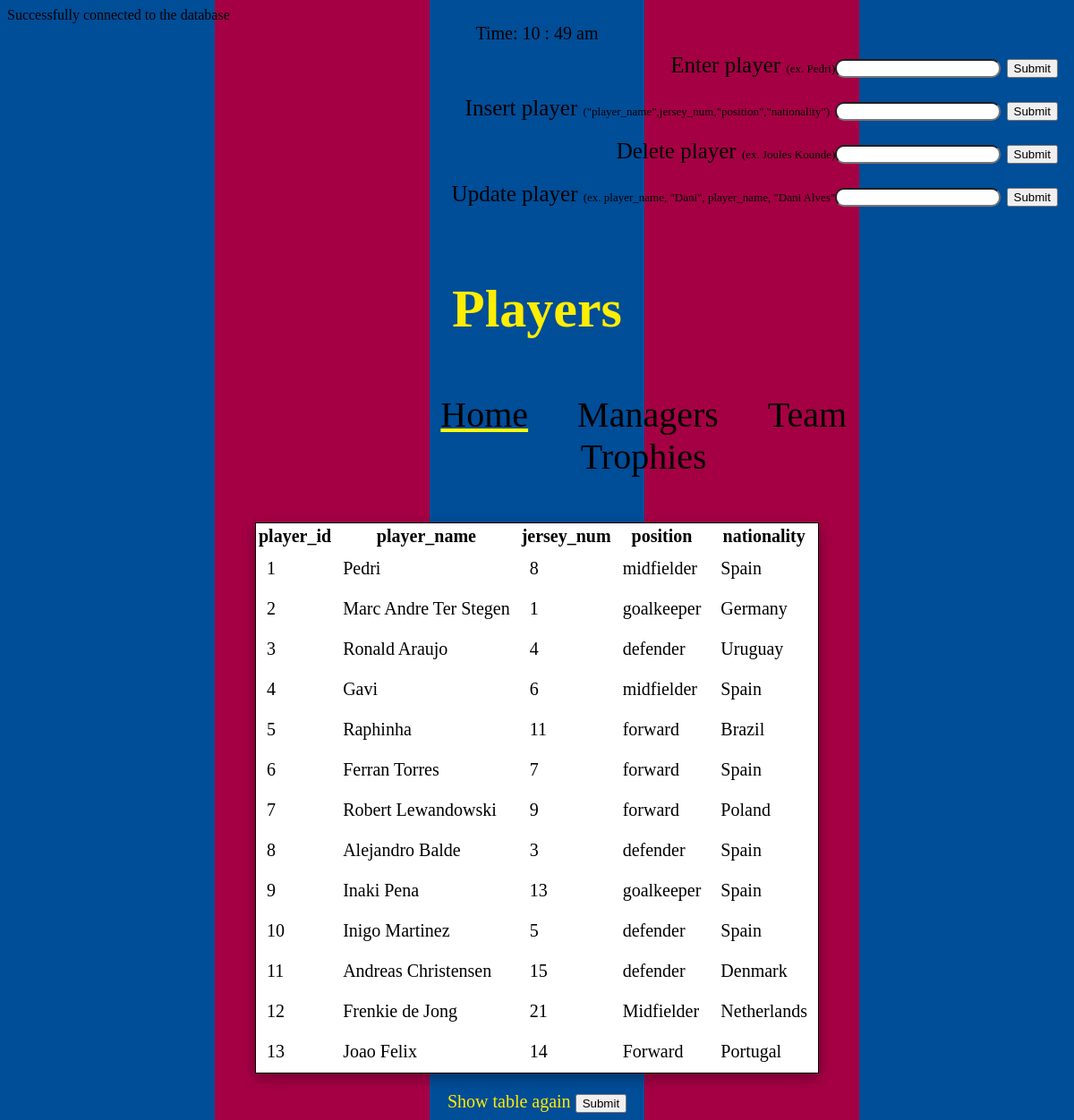
The page /roster.php on the database its author committed.
### tables this page shows
CREATE TABLE players (
    player_id INT NOT NULL AUTO_INCREMENT PRIMARY KEY,
    name VARCHAR(30),
    jersey_num INT,
    position VARCHAR(30),
    nationality VARCHAR(30));

### roster.php (the view, shortened to what this page needs)
<!DOCTYPE html>
<html>
    <head>
        <link rel="stylesheet" href="style.css">
    </head>
    </body>
        <?php
            include "credentials.php";
            $server_name = "localhost";
            $db = "imacleod";
            $conn = mysqli_connect($server_name, $user_name, $password, $db);
        ?>
       <?php
        if(isset($_GET['bg'])){
            $bg_color = $_GET['bg'];
        }else {
            $bg_color = "white";
        }
        ?>
       <center>
        <?php
            echo "Time: " . date("h : i a");
        ?>
        </center>
        <div class="search_bar">
            <form action="roster.php" method="post">
                Enter player <span class="format">(ex. Pedri)</span><input type="text" name="player">
                <input type="Submit">
            </form>
        </div>
        <div class="search_bar">
            <form action="roster.php" method="post">
                Insert player <span class="format">("player_name",jersey_num,"position","nationality")</span> <input type="text" name="insert">
                <input type="Submit">
            </form>
        </div>
        <div class="search_bar">
            <form action="roster.php" method="post">
                Delete player <span class="format">(ex. Joules Kounde)</span><input type="text" name="delete">
                <input type="Submit">
            </form>
        </div>
        <div class="search_bar">
            <form action="roster.php" method="post">
                Update player <span class="format">(ex. player_name, "Dani", player_name, "Dani Alves"</span><input type="text" name="update">
                <input type="Submit">
            </form>
        </div>
        <h1 class="title">Players</h1>
        <nav>
            <center>
                <ul class="tabbar">
                    <li class="home"><a href="index.php">Home</a></li>
                    <li><a href="managers.php">Managers</a></li>
                    <li><a href="team.php">Team</a></li>
                    <li><a href="trophies.php">Trophies</a></li>
                </ul>
        </nav>
            <div>
              <center>
              <?php
                $headers = array("player_id", "player_name", "jersey_num", "position", "nationality");
                $select = "SELECT * FROM players";
                $res = mysqli_query($conn, $select);
                if(!isset($_POST['delete']) && !isset($_POST['player']) && !isset($_POST['insert']) && !isset($_POST['update']) || isset($_POST['table'])){
                    if(mysqli_num_rows($res) > 0){
                        echo "<table style=background-color:" . $bg_color . ">";
                        echo "<tr>";
                        for($i = 0; $i < count($headers); $i++){
                            echo "<th>" . "<a href='?order=" . $headers[$i] . "'>" . $headers[$i] . "</a>" . "</th>";
                        }
                        echo "</tr>";
                        while($row = mysqli_fetch_assoc($res)){
                            echo "<tr>";
                            foreach($row as $key => $val){
                                echo "<td>" . $val . "</td>";
                            }
                            echo "</tr>";
                        }
                       echo "</table>";
                    }
                }else if(isset($_POST['player'])){
                    if(!empty($player)){
                        $sql_select = "SELECT players.player_name, team.name FROM players INNER JOIN player_team ON players.player_id = player_team.player_id INNER JOIN team ON team.id = player_team.team_id WHERE player_name = '" . $player ."';";
                        $headers2 = array("player_name", "team");
                        $results = mysqli_query($conn, $sql_select);
                        if(mysqli_num_rows($results) > 0){
                            echo "<table style=background-color:" . $bg_color . ">";
                            echo "<tr>";
                            for($i = 0; $i < COUNT($headers2); $i++){
                                echo "<th>" . $headers[$i] . "</th>";
                            }
                            echo "</tr>";
                            while($row = mysqli_fetch_assoc($results)){
                                echo "<tr>";
                                foreach($row as $key => $val){
                                    echo "<td>" . $val . "</td>";
                                }
                            }
                        }else {
                            echo "<p>" . "Player not found" . "</p>";
                        }
                    }
                }else if(isset($_POST['insert'])){
                   if(!empty($insert)){
                        $arr = explode(',', $insert);
                        $name = $arr[0];
                        $jersey_num = $arr[1];
                        $position = $arr[2];
                        $nationality = $arr[3];
                        $sql_insert = "INSERT INTO players (player_name, jersey_num, position, nationality) VALUES (" . $name . "," .  $jersey_num . "," . $position . "," . $nationality . ");";
                        $res = mysqli_query($conn, $sql_insert);
                        echo "Successfully inserted";
                   }
                }else if(isset($_POST['delete'])){
                    if(!empty($delete)){
                        $sql_delete = "DELETE FROM players WHERE player_name = " . "'" .  $delete . "';";
                        $res = mysqli_query($conn, $sql_delete);
                        echo "Successfully deleted " . $delete . " from database";
                    }
                }else if(isset($_POST['update'])){
                    if(!empty($update)){
                        $arr = explode(",", $update);
                        $sql_update = "UPDATE players SET " . $arr[0] . " = " . $arr[1] . " WHERE " . $arr[2] . " = " . $arr[3] . ";";
                        $res = mysqli_query($conn, $sql_update);
                        echo "Successfully updated table";
                    }
                }
              ?>
            </center>
            </div>
            <center>
                <div class="footer">
                    <form action="roster.php" method="post">
                        Show table again <input type="submit" name="table">
                    </form>
                </div>
            </center>
    </body>
</html>

### style.css (style rules this page uses)
center { font-size: 20px; }
nav { display: flex; justify-content: space-between; margin-left: 25%; margin-right: 15%; margin-top: 20px; }
a { text-decoration: none; color: black; }
.home { text-decoration: underline; }
.title { font-family: "Arial Narrow"; text-align: center; margin-top: 70px; margin-left: 25%; margin-right: 25%; font-size: 60px; color: #ffed02; }
table { margin-top: 30px; border: 1px solid black; box-shadow: rgba(0, 0, 0, 0.35) 0px 5px 15px; }
tr { border: 1px solid black; }
td { padding: 10px; }
li { color: yellow; }
.tabbar { margin-left: 30px; }
.tabbar li { list-style-type: none; display: inline; color: yellow; font-size: 40px; margin-left: 50px; }
.search_bar { display: flex; justify-content: flex-end; padding: 10px; font-size: 25px; }
input[type="text"] { border-radius: 10px; }
span { font-size:13px; font-style:"italic"; }
.footer { margin-top: 20px; color: #ffed02 }

### rows shown on the page
players: player_id "1", name "Pedri", jersey_num "8", position "midfielder", nationality "Spain"
players: player_id "2", name "Marc Andre Ter Stegen", jersey_num "1", position "goalkeeper", nationality "Germany"
players: player_id "3", name "Ronald Araujo", jersey_num "4", position "defender", nationality "Uruguay"
players: player_id "4", name "Gavi", jersey_num "6", position "midfielder", nationality "Spain"
players: player_id "5", name "Raphinha", jersey_num "11", position "forward", nationality "Brazil"
players: player_id "6", name "Ferran Torres", jersey_num "7", position "forward", nationality "Spain"
players: player_id "7", name "Robert Lewandowski", jersey_num "9", position "forward", nationality "Poland"
players: player_id "8", name "Alejandro Balde", jersey_num "3", position "defender", nationality "Spain"
players: player_id "9", name "Inaki Pena", jersey_num "13", position "goalkeeper", nationality "Spain"
players: player_id "10", name "Inigo Martinez", jersey_num "5", position "defender", nationality "Spain"
players: player_id "11", name "Andreas Christensen", jersey_num "15", position "defender", nationality "Denmark"
players: player_id "12", name "Frenkie de Jong", jersey_num "21", position "Midfielder", nationality "Netherlands"
players: player_id "13", name "Joao Felix", jersey_num "14", position "Forward", nationality "Portugal"

### other values the page prints
$headers[$i] "player_id"
$headers[$i] "player_name"
$headers[$i] "jersey_num"
$headers[$i] "position"
$headers[$i] "nationality"
